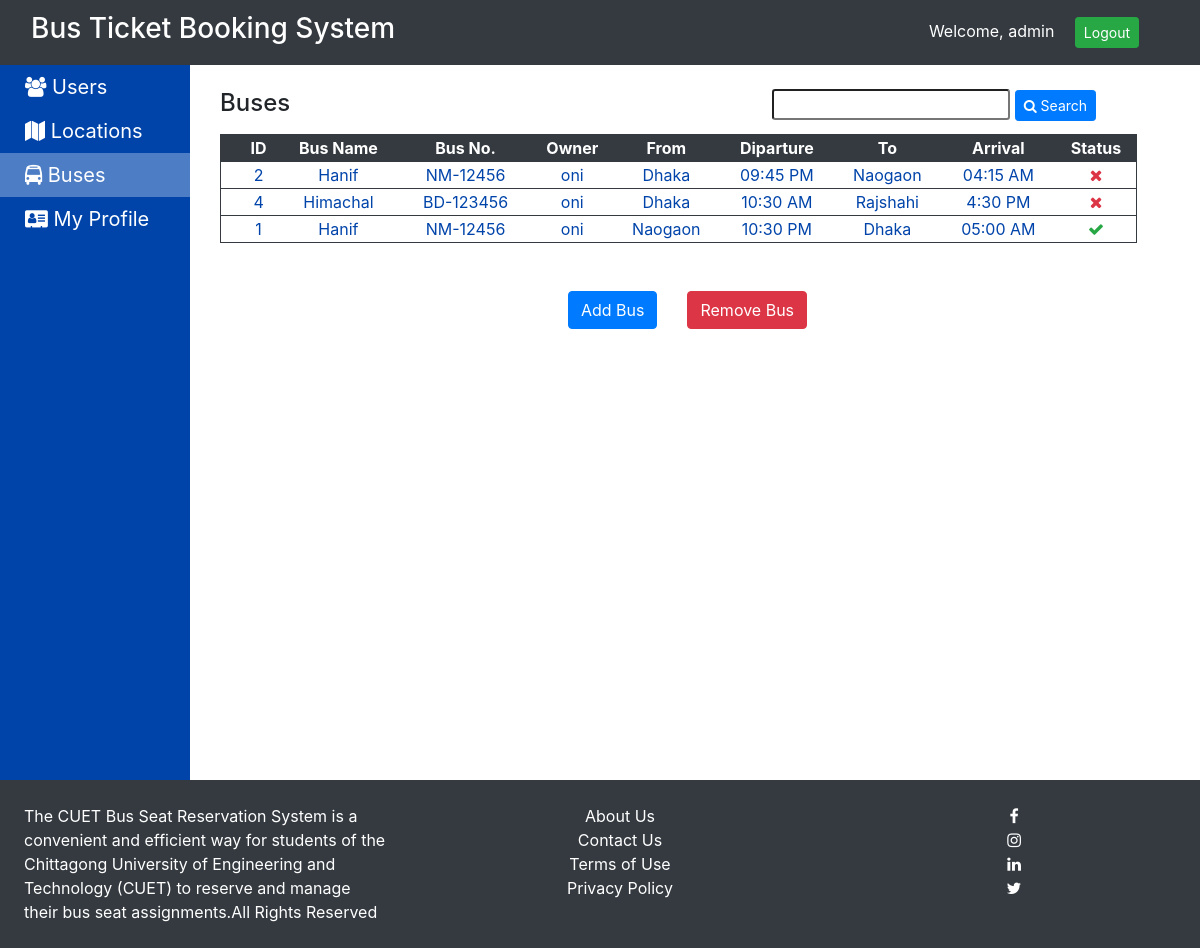
Page /buses.php (signed in) on the earlier database version.
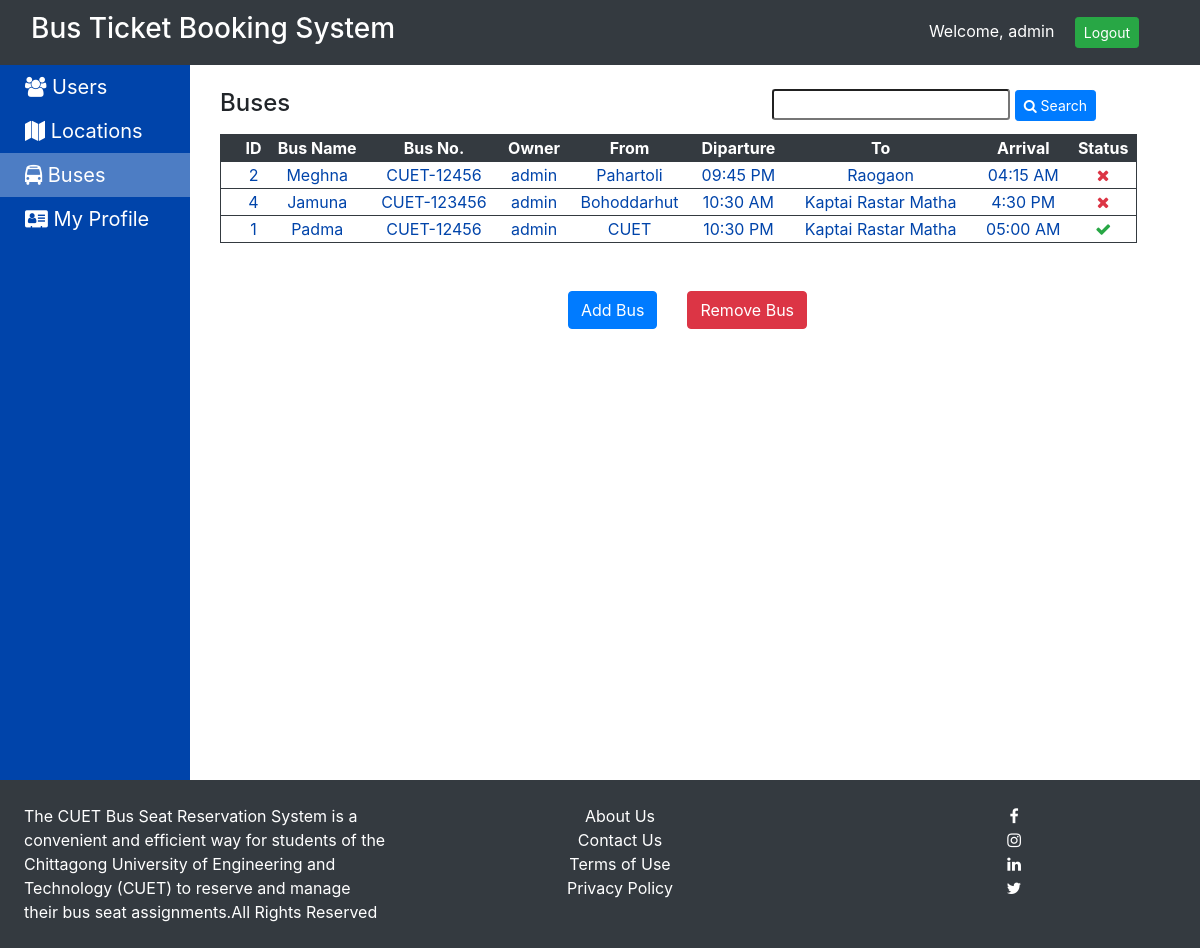
Same page on the later database version.
### tables this page shows
CREATE TABLE `buses` (
  `id` int(5) NOT NULL,
  `bname` varchar(25) NOT NULL,
  `bus_no` varchar(25) NOT NULL,
  `owner_id` int(5) NOT NULL,
  `from_loc` varchar(20) NOT NULL,
  `from_time` varchar(8) NOT NULL,
  `to_loc` varchar(20) NOT NULL,
  `to_time` varchar(8) NOT NULL,
  `fare` int(5) NOT NULL,
  `approved` tinyint(1) NOT NULL DEFAULT '0'
);

CREATE TABLE `users` (
  `id` int(5) NOT NULL,
  `uname` varchar(20) NOT NULL,
  `name` varchar(25) NOT NULL,
  `email` varchar(40) NOT NULL,
  `password` varchar(25) NOT NULL,
  `gender` enum('Male','Female','Other') NOT NULL,
  `utype` enum('Admin','Owner','Passenger') NOT NULL,
  `address` varchar(120) NOT NULL,
  `mobile` varchar(10) NOT NULL
);

### buses.php (the view, shortened to what this page needs)
<?php
include 'inc/basic_template.php';
?>
<div class="row mb-2">
    <h4 class="col-md-3">Buses</h4>
    <div class="col-md-8 text-right ml-4">
        <form method="post" action="">
            <input type="text" name="bus" class="form-control-sm" value="<?php echo (isset($_POST['bus'])) ? $_POST['bus'] : ""; ?>">
            <button type="submit" class="btn btn-sm btn-primary"><i class="fa fa-search"></i> Search</button>
        </form>
    </div>
</div>
<table width="95%" class="table-con">
    <tr class="head">
        <th>ID</th>
        <th>Bus Name</th>
        <th>Bus No.</th>
        <th>Owner</th>
        <th>From</th>
        <th>Diparture</th>
        <th>To</th>
        <th>Arrival</th>
        <th>Status</th>
    </tr>
    <?php
    $conn = initDB();
    $sql = "select *,users.uname as owner,buses.id as bid from buses, users where owner_id=users.id";
    $sql .= " order by approved";
    $res = $conn->query($sql);
    if ($res->num_rows == 0) {
        echo '
    <tr class="row">
        <td colspan="9" class="text-center">No Bus</td>
    </tr>';
    } else {
        while ($row = $res->fetch_assoc()) {
            echo '
        <tr class="content">
            <td>' . $row["bid"] . '</td>
            <td>' . $row["bname"] . '</td>
            <td>' . $row["bus_no"] . '</td>
            <td>' . $row["owner"] . '</td>
            <td>' . $row["from_loc"] . '</td>
            <td>' . $row["from_time"] . '</td>
            <td>' . $row["to_loc"] . '</td>
            <td>' . $row["to_time"] . '</td>
            <td><a href="buses.php?id=' . $row["bid"] . '&toggle=';
            if ($row["approved"])
                echo '0" title="Click to Unapprove"><i class="fa fa-check text-success">';
            else
                echo '1" title="Click to Approve"><i class="fa fa-times text-danger">';
            echo '</i></a></td></tr>';
        }
    }
    ?>
</table>
<div class="d-flex justify-content-center mt-5">
    <button type="button" class="btn btn-primary" data-toggle="modal" data-target="#btnpress">
        Add Bus
    </button>
    <button type="button" class="btn btn-danger" data-toggle="modal" data-target="#btnredpress">Remove Bus</button>
</div>

Differences in the rows shown:
changed buses "09:45 PM": bname "Hanif" → "Meghna"; bus_no "NM-12456" → "CUET-12456"; owner.uname "oni" → "admin"; from_loc "Dhaka" → "Pahartoli"; to_loc "Naogaon" → "Raogaon"
changed buses "10:30 AM": bname "Himachal" → "Jamuna"; bus_no "BD-123456" → "CUET-123456"; owner.uname "oni" → "admin"; from_loc "Dhaka" → "Bohoddarhut"; to_loc "Rajshahi" → "Kaptai Rastar Matha"
changed buses "10:30 PM": bname "Hanif" → "Padma"; bus_no "NM-12456" → "CUET-12456"; owner.uname "oni" → "admin"; from_loc "Naogaon" → "CUET"; to_loc "Dhaka" → "Kaptai Rastar Matha"
